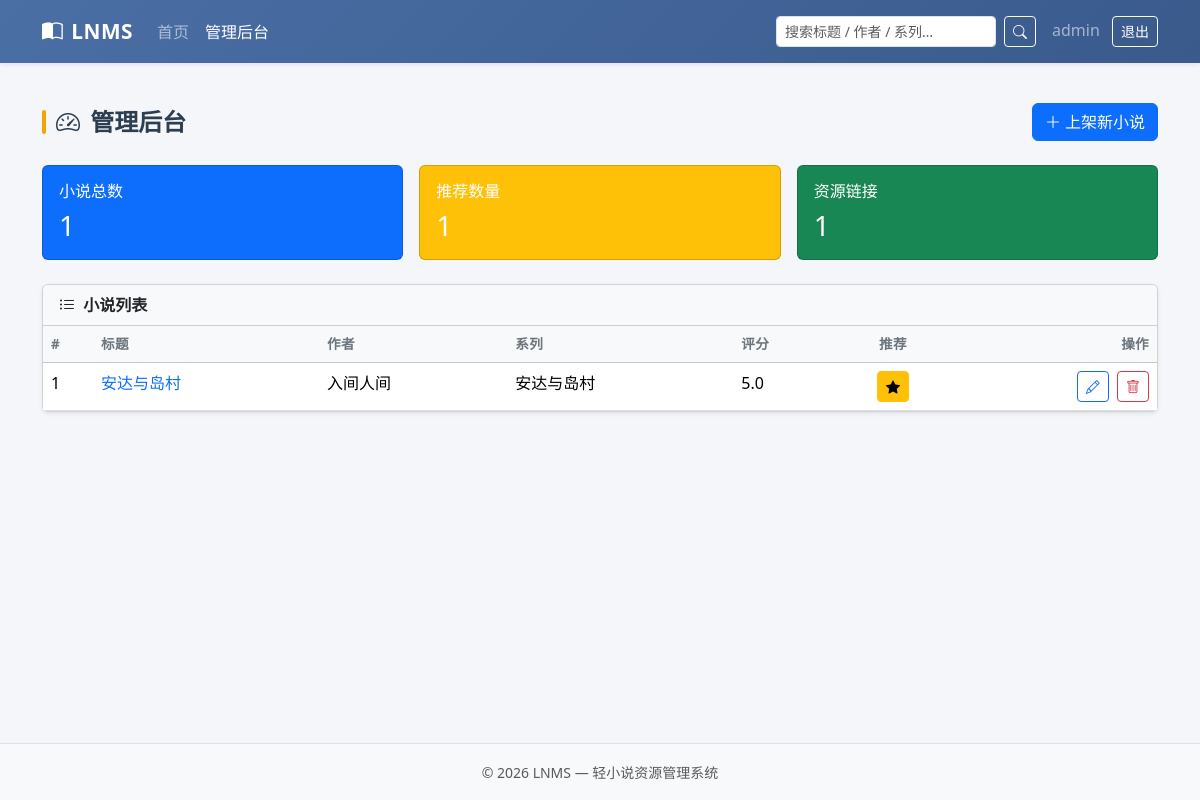
Page /admin/ (signed in) on the committed database.
### models.py (models this page shows, shortened)
class User(UserMixin, db.Model):
    __tablename__ = "users"
    id = db.Column(db.Integer, primary_key=True)
    username = db.Column(db.String(50), unique=True, nullable=False, index=True)
    password_hash = db.Column(db.String(255), nullable=False)
    role = db.Column(db.String(10), default="user", nullable=False)
    created_at = db.Column(db.DateTime, default=datetime.utcnow)
    @property
    def is_admin(self) -> bool:
        return self.role == "admin"

class Novel(db.Model):
    __tablename__ = "novels"
    id = db.Column(db.Integer, primary_key=True)
    title = db.Column(db.String(255), nullable=False, index=True)
    author = db.Column(db.String(100), nullable=False, index=True)
    series = db.Column(db.String(150), default=None, index=True)
    cover_url = db.Column(db.String(512), default=None)
    summary = db.Column(db.Text, default="")
    rating = db.Column(db.Float, default=0.0)
    is_recommended = db.Column(db.Boolean, default=False, index=True)
    created_at = db.Column(db.DateTime, default=datetime.utcnow)
    updated_at = db.Column(db.DateTime, default=datetime.utcnow, onupdate=datetime.utcnow)
    resource_links = db.relationship(
        "ResourceLink", backref="novel", lazy=True, cascade="all, delete-orphan"
    )
    comments = db.relationship(
        "Comment", backref="novel", lazy=True, cascade="all, delete-orphan",
        order_by="Comment.created_at.desc()",
    )

### routes/admin.py (the view)
@admin_bp.route("/")
@login_required
@admin_required
def dashboard():
    total = Novel.query.count()
    recommended = Novel.query.filter_by(is_recommended=True).count()
    links = ResourceLink.query.count()
    novels = Novel.query.order_by(Novel.updated_at.desc()).all()
    return render_template(
        "admin/dashboard.html",
        total=total, recommended=recommended, links=links, novels=novels,
    )

### routes/admin.py (called while the page is built)
def admin_required(f):
    @wraps(f)
    def decorated(*args, **kwargs):
        if not current_user.is_authenticated or not current_user.is_admin:
            flash("需要管理员权限", "danger")
            return redirect(url_for("main.index"))
        return f(*args, **kwargs)
    return decorated

### templates/admin/dashboard.html (shortened to what this page needs)
{% extends "base.html" %}
{% block content %}
<div class="d-flex justify-content-between align-items-center mb-4">
  <h4 class="section-title mb-0">
    <i class="bi bi-speedometer2 me-1"></i> 管理后台
  </h4>
  <a href="{{ url_for('admin.add_novel') }}" class="btn btn-primary">
    <i class="bi bi-plus-lg me-1"></i>上架新小说
  </a>
</div>
<div class="row row-cols-1 row-cols-md-3 g-3 mb-4">
  <div class="col">
    <div class="card text-white bg-primary">
      <div class="card-body">
        <h6 class="card-title">小说总数</h6>
        <h3 class="mb-0">{{ total }}</h3>
      </div>
    </div>
  </div>
  <div class="col">
    <div class="card text-white bg-warning">
      <div class="card-body">
        <h6 class="card-title">推荐数量</h6>
        <h3 class="mb-0">{{ recommended }}</h3>
      </div>
    </div>
  </div>
  <div class="col">
    <div class="card text-white bg-success">
      <div class="card-body">
        <h6 class="card-title">资源链接</h6>
        <h3 class="mb-0">{{ links }}</h3>
      </div>
    </div>
  </div>
</div>
<div class="card shadow-sm">
  <div class="card-header bg-light fw-bold">
    <i class="bi bi-list-ul me-1"></i> 小说列表
  </div>
  <div class="table-responsive">
    <table class="table table-hover mb-0">
      <thead class="table-light">
        <tr>
          <th style="width:50px">#</th>
          <th>标题</th>
          <th>作者</th>
          <th>系列</th>
          <th>评分</th>
          <th class="text-center">推荐</th>
          <th class="text-end">操作</th>
        </tr>
      </thead>
      <tbody>
        {% for novel in novels %}
        <tr>
          <td>{{ novel.id }}</td>
          <td>
            <a href="{{ url_for('main.novel_detail', novel_id=novel.id) }}" class="text-decoration-none">
              {{ novel.title }}
            </a>
          </td>
          <td>{{ novel.author }}</td>
          <td>{{ novel.series or '—' }}</td>
          <td>{{ "%.1f" | format(novel.rating) }}</td>
          <td class="text-center">
            <form action="{{ url_for('admin.toggle_recommend', novel_id=novel.id) }}" method="post" class="d-inline">
              <button type="submit" class="btn btn-sm {% if novel.is_recommended %}btn-warning{% else %}btn-outline-secondary{% endif %}">
                <i class="bi bi-star{% if novel.is_recommended %}-fill{% endif %}"></i>
              </button>
            </form>
          </td>
          <td class="text-end">
            <a href="{{ url_for('admin.edit_novel', novel_id=novel.id) }}" class="btn btn-sm btn-outline-primary me-1">
              <i class="bi bi-pencil"></i>
            </a>
            <form action="{{ url_for('admin.delete_novel', novel_id=novel.id) }}" method="post"
                  class="d-inline" onsubmit="return confirm('确定要下架《{{ novel.title }}》吗？')">
              <button type="submit" class="btn btn-sm btn-outline-danger">
                <i class="bi bi-trash"></i>
              </button>
            </form>
          </td>
        </tr>
        {% endfor %}
      </tbody>
    </table>
  </div>
</div>
{% endblock %}

### templates/base.html (shortened to what this page needs)
<!DOCTYPE html>
<html lang="zh-CN">
<head>
  <link href="https://cdn.jsdelivr.net/npm/bootstrap@5.3.3/dist/css/bootstrap.min.css" rel="stylesheet">
  <link href="https://cdn.jsdelivr.net/npm/bootstrap-icons@1.11.3/font/bootstrap-icons.min.css" rel="stylesheet">
  <link href="{{ url_for('static', filename='css/style.css') }}" rel="stylesheet">
</head>
<body>
  <nav class="navbar navbar-expand-lg navbar-dark bg-primary shadow-sm">
    <div class="container">
      <a class="navbar-brand fw-bold" href="{{ url_for('main.index') }}">
        <i class="bi bi-book-half me-2"></i>LNMS
      </a>
      <div class="collapse navbar-collapse" id="navbarMain">
        <ul class="navbar-nav me-auto mb-2 mb-lg-0">
          <li class="nav-item">
            <a class="nav-link {% if request.endpoint == 'main.index' %}active{% endif %}"
               href="{{ url_for('main.index') }}">首页</a>
          </li>
          {% if current_user.is_authenticated and current_user.is_admin %}
          <li class="nav-item">
            <a class="nav-link {% if request.endpoint and 'admin' in request.endpoint %}active{% endif %}"
               href="{{ url_for('admin.dashboard') }}">管理后台</a>
          </li>
          {% endif %}
        </ul>
        <form class="d-flex me-3" action="{{ url_for('main.search') }}" method="get">
          <input class="form-control form-control-sm me-2" type="search" name="q"
                 placeholder="搜索标题 / 作者 / 系列…" value="{{ request.args.get('q', '') }}">
          <button class="btn btn-outline-light btn-sm" type="submit">
            <i class="bi bi-search"></i>
          </button>
        </form>
        <span class="navbar-text">
          {% if current_user.is_authenticated %}
            <span class="me-2">{{ current_user.username }}</span>
            <a class="btn btn-outline-light btn-sm" href="{{ url_for('auth.logout') }}">退出</a>
          {% else %}
            <a class="btn btn-outline-light btn-sm me-1" href="{{ url_for('auth.login') }}">登录</a>
            <a class="btn btn-light btn-sm" href="{{ url_for('auth.register') }}">注册</a>
          {% endif %}
        </span>
      </div>
    </div>
  </nav>
  <main class="container my-4">
    {% block content %}{% endblock %}
  </main>
  <footer class="bg-light text-center text-muted py-3 mt-auto border-top">
    <small>&copy; 2026 LNMS — 轻小说资源管理系统</small>
  </footer>
</body>
</html>

### static/css/style.css (style rules this page uses)
:root { --lnms-primary: #4a6fa5; --lnms-accent: #f0a500; --lnms-bg: #f5f6fa; }
body { background-color: var(--lnms-bg); min-height: 100vh; display: flex; flex-direction: column; }
main { flex: 1; }
.navbar { background: linear-gradient(135deg, var(--lnms-primary), #3a5a8c) !important; }
.navbar-brand { font-size: 1.3rem; letter-spacing: 0.5px; }
.section-title { position: relative; padding-left: 14px; color: #2c3e50; font-weight: 600; }
.section-title::before { content: ""; position: absolute; left: 0; top: 2px; bottom: 2px; width: 4px; border-radius: 2px; background: var(--lnms-accent); }
.table th { font-weight: 600; font-size: 0.85rem; text-transform: uppercase; letter-spacing: 0.3px; color: #6c757d; }

### rows in the picture
User: username "admin"
Novel: id "1", title "安达与岛村", author "入间人间", series "安达与岛村", rating "5.0", is_recommended True (drawn)

### other values in the picture
{{ total }} "1"
{{ recommended }} "1"
{{ links }} "1"
